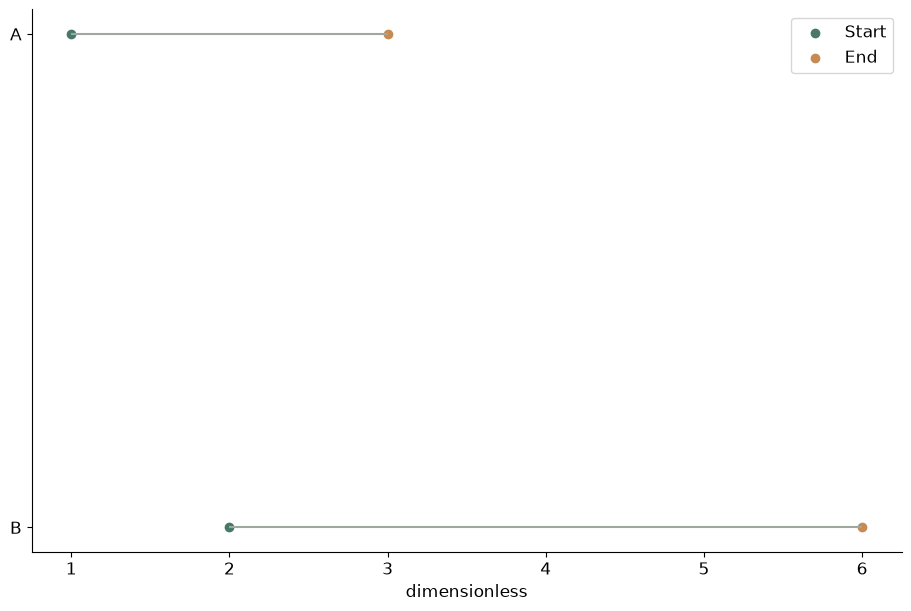

Recreate this plot in Python.
# Tuyan deterministic figure renderer v1; values are immutable source data.
import json
import math
import numpy as np
import matplotlib
matplotlib.use('Agg')
import matplotlib.pyplot as plt
from matplotlib.patches import Circle
from matplotlib.colors import ListedColormap, BoundaryNorm
d = json.loads("{\"type\":\"dumbbell\",\"rows\":[{\"label\":\"A\",\"start\":1,\"end\":3},{\"label\":\"B\",\"start\":2,\"end\":6}],\"units\":{\"value\":\"dimensionless\",\"x\":\"dimensionless\",\"y\":\"dimensionless\",\"size\":\"dimensionless\",\"low\":\"dimensionless\",\"high\":\"dimensionless\",\"start\":\"dimensionless\",\"end\":\"dimensionless\",\"effect\":\"dimensionless\",\"p\":\"dimensionless\",\"mean\":\"dimensionless\",\"fpr\":\"dimensionless\",\"tpr\":\"dimensionless\",\"recall\":\"dimensionless\",\"precision\":\"dimensionless\",\"predicted\":\"dimensionless\",\"observed\":\"dimensionless\",\"count\":\"dimensionless\",\"a\":\"dimensionless\",\"b\":\"dimensionless\",\"se\":\"dimensionless\",\"u\":\"dimensionless\",\"v\":\"dimensionless\",\"time\":\"dimensionless\",\"event\":\"dimensionless\"},\"options\":{\"bandwidth\":0.5,\"bins\":5,\"nullValue\":0,\"initialValue\":0,\"levels\":[0.5,1,1.5]},\"analysis\":{\"method\":\"pca\",\"description\":\"Synthetic precomputed QA values; not a statistical analysis of research data.\",\"pKind\":\"p\"},\"variants\":[],\"pixels\":1024,\"plotStyle\":{\"width\":9,\"height\":6,\"fontSize\":12}}")
r, kind, opt = d['rows'], d['type'], d['options']
plt.rcParams.update({'font.size':d['plotStyle']['fontSize']})
fig, ax = plt.subplots(figsize=(d['plotStyle']['width'], d['plotStyle']['height']), layout='constrained')
fig.set_facecolor('white')
fig._tuyan_target_pixels = d['pixels']
colors = ['#487968','#c58b53','#647da6','#a77592','#a5a659']
labels = [str(row.get('label',i+1)) for i,row in enumerate(r)]
unit = d['units']
def col(name):
    return np.array([row[name] for row in r], dtype=float)
def grouped():
    names = list(dict.fromkeys([str(row.get('group','Data')) for row in r]))
    return names, [np.array([row['value'] for row in r if str(row.get('group','Data')) == name], dtype=float) for name in names]
def density(values):
    # User-specified positive bandwidth; no concealed automatic inference.
    bw=float(opt['bandwidth'])
    grid=np.linspace(float(min(values))-3*bw,float(max(values))+3*bw,256)
    z=(grid[:,None]-values[None,:])/bw
    return grid,np.exp(-0.5*z*z).mean(axis=1)/(bw*math.sqrt(2*math.pi))
if kind in ['bar','dotplot','lollipop','forest']:
    y=np.arange(len(r)); values=col('value')
    if kind=='bar':
        bars=ax.barh(y,values,color=colors[0]); assert np.allclose([b.get_width() for b in bars],values)
    elif kind=='lollipop':
        ax.hlines(y,0,values,color=colors[0]); ax.scatter(values,y,color=colors[0])
    elif kind=='forest':
        ax.errorbar(values,y,xerr=np.vstack([values-col('low'),col('high')-values]),fmt='o',color=colors[0],capsize=3)
        ax.axvline(float(opt['nullValue']),color='#969e96',linestyle='--')
    else: ax.scatter(values,y,color=colors[0])
    ax.set_yticks(y,labels);ax.invert_yaxis();ax.set_xlabel(unit['value'])
elif kind in ['dumbbell','gantt']:
    y=np.arange(len(r));start,end=col('start'),col('end')
    if kind=='gantt': ax.barh(y,end-start,left=start,color=colors[0])
    else:
        ax.hlines(y,start,end,color='#9da99e');ax.scatter(start,y,label=opt.get('startLabel','Start'),color=colors[0]);ax.scatter(end,y,label=opt.get('endLabel','End'),color=colors[1]);ax.legend()
    ax.set_yticks(y,labels);ax.invert_yaxis();ax.set_xlabel(unit['start'])
elif kind=='waterfall':
    values=col('value');start=float(opt['initialValue'])+np.r_[0,np.cumsum(values)[:-1]]
    ax.bar(np.arange(len(r)),values,bottom=start,color=[colors[0] if v>=0 else colors[1] for v in values]);ax.set_xticks(np.arange(len(r)),labels,rotation=30);ax.set_ylabel(unit['value']);ax.axhline(0,color='#adb3a9')
elif kind=='histogram':
    values=col('value');counts,edges=np.histogram(values,bins=opt['bins'])
    assert int(counts.sum())==len(values)
    artists=ax.bar(edges[:-1],counts,width=np.diff(edges),align='edge',color=colors[0],edgecolor='white')
    assert np.allclose([p.get_height() for p in artists],counts)
    ax.set_xlabel(unit['value']);ax.set_ylabel('Count')
elif kind=='stripplot':
    names,groups=grouped()
    for i,values in enumerate(groups):ax.scatter(np.full(len(values),i),values,color=colors[i%len(colors)],s=22,alpha=.7)
    ax.set_xticks(np.arange(len(names)),names);ax.set_ylabel(unit['value'])
elif kind in ['boxplot','violin','raincloud','density','ridgeline']:
    names,groups=grouped()
    if kind=='boxplot': ax.boxplot(groups,whis=1.5,showfliers=True);ax.set_xticks(np.arange(len(names))+1,names);ax.set_ylabel(unit['value'])
    elif kind=='violin':
        # bw_method is explicit to avoid a hidden bandwidth choice.
        ax.violinplot(groups,showmeans=False,showmedians=True,bw_method=float(opt['bandwidth']));ax.set_xticks(np.arange(len(names))+1,names);ax.set_ylabel(unit['value'])
    else:
        for i,values in enumerate(groups):
            grid,pdf=density(values); color=colors[i%len(colors)]
            if kind=='density': ax.plot(grid,pdf,color=color,label=names[i])
            else:
                base=float(i);scale=0.65/max(pdf) if max(pdf)>0 else 1
                ax.fill_between(grid,base,base+pdf*scale,color=color,alpha=0.45)
                if kind=='raincloud':
                    ax.scatter(values,np.full(len(values),base-0.15),color=color,s=15)
                    ax.boxplot([values],positions=[base-0.35],vert=False,widths=.15,whis=1.5,manage_ticks=False)
        ax.set_xlabel(unit['value'])
        if kind=='density':ax.set_ylabel('Density');ax.legend()
        else:ax.set_yticks(np.arange(len(names)),names)
elif kind=='ecdf':
    values=np.sort(col('value')); p=np.arange(1,len(values)+1)/len(values)
    line=ax.step(values,p,where='post',color=colors[0])[0];assert np.allclose(line.get_ydata(),p)
    ax.set_xlabel(unit['value']);ax.set_ylabel('Cumulative proportion');ax.set_ylim(0,1)
elif kind in ['line','area','scatter','bubble','ordination','ma_plot','volcano','roc','pr_curve','calibration','bland_altman','funnel_meta']:
    xname,yname='x','y'
    if kind=='ma_plot':xname,yname='mean','effect'
    if kind=='roc':xname,yname='fpr','tpr'
    if kind=='pr_curve':xname,yname='recall','precision'
    if kind=='calibration':xname,yname='predicted','observed'
    if kind=='funnel_meta':xname,yname='effect','se'
    if kind=='volcano':x=col('effect');y=-np.log10(col('p'));xlabel='Effect ('+unit['effect']+')';ylabel='-log10('+d['analysis']['pKind']+')'
    elif kind=='bland_altman':
        a,b=col('a'),col('b');x=(a+b)/2;y=a-b;bias=np.mean(y);sd=np.std(y,ddof=1)
        for line,label in [(bias,'Mean difference'),(bias-1.96*sd,'Lower agreement limit'),(bias+1.96*sd,'Upper agreement limit')]:ax.axhline(line,color='#9a9f96',linestyle='--',label=label)
        ax.legend(fontsize=8);xlabel='Mean ('+unit['a']+')';ylabel='A - B ('+unit['a']+')'
    else:x,y=col(xname),col(yname);xlabel=xname+' ('+unit[xname]+')';ylabel=yname+' ('+unit[yname]+')'
    if kind in ['line','area','roc','pr_curve','calibration']:
        order=np.lexsort((y,x)) if kind=='roc' else np.argsort(x,kind='stable');x,y=x[order],y[order]
        artist=ax.plot(x,y,color=colors[0],marker='o',markersize=3)[0];assert np.allclose(artist.get_ydata(),y)
        if kind=='area':ax.fill_between(x,0,y,color=colors[0],alpha=.25)
    else:
        artist=ax.scatter(x,y,s=col('size')*float(opt.get('areaScale',20)) if kind=='bubble' else 26,color=colors[0]);assert np.allclose(artist.get_offsets(),np.column_stack([x,y]))
    ax.set_xlabel(xlabel);ax.set_ylabel(ylabel)
    if kind=='bubble':
        handles,legend_labels=artist.legend_elements(prop='sizes',num=3,func=lambda size:size/float(opt.get('areaScale',20)))
        ax.legend(handles,legend_labels,title='Area ('+unit['size']+')',fontsize=8)
    if kind in ['roc','calibration']:ax.plot([0,1],[0,1],linestyle='--',color='#adb3a9');ax.set_xlim(0,1);ax.set_ylim(0,1)
    if kind=='pr_curve':ax.set_xlim(0,1);ax.set_ylim(0,1)
    if kind=='funnel_meta':ax.invert_yaxis()
    if kind=='ordination':ax.text(.01,1.02,d['analysis']['method'].upper(),transform=ax.transAxes,fontsize=10)
elif kind in ['heatmap','adjacency_matrix','correlation_matrix','confusion_matrix','bubble_matrix','binary_matrix']:
    names_y=list(dict.fromkeys([str(row['row']) for row in r]));names_x=list(dict.fromkeys([str(row['column']) for row in r]))
    matrix=np.full((len(names_y),len(names_x)),np.nan)
    for row in r:matrix[names_y.index(str(row['row'])),names_x.index(str(row['column']))]=row['value']
    if kind=='bubble_matrix':
        for row in r:ax.scatter(names_x.index(str(row['column'])),names_y.index(str(row['row'])),s=row['value']*float(opt.get('areaScale',25)),color=colors[0])
        ax.invert_yaxis()
    elif kind=='binary_matrix':
        cmap=ListedColormap(['#f1f3ed','#487968']);cmap.set_bad('#b7b9b2')
        img=ax.pcolormesh(np.arange(len(names_x)+1)-.5,np.arange(len(names_y)+1)-.5,matrix,cmap=cmap,norm=BoundaryNorm([-.5,.5,1.5],2),shading='flat');ax.invert_yaxis();fig.colorbar(img,ax=ax,ticks=[0,1],label='0 absent / 1 present; grey missing')
        assert np.allclose(img.get_array(),matrix,equal_nan=True)
    else:
        img=ax.pcolormesh(np.arange(len(names_x)+1)-.5,np.arange(len(names_y)+1)-.5,matrix,cmap='RdBu_r' if kind=='correlation_matrix' else 'viridis',vmin=-1 if kind=='correlation_matrix' else None,vmax=1 if kind=='correlation_matrix' else None,shading='flat');ax.invert_yaxis();fig.colorbar(img,ax=ax,label=unit['value'])
        assert np.allclose(img.get_array(),matrix,equal_nan=True)
    ax.set_xticks(np.arange(len(names_x)),names_x,rotation=40,ha='right');ax.set_yticks(np.arange(len(names_y)),names_y)
    if kind=='confusion_matrix':ax.set_xlabel('Predicted class');ax.set_ylabel('True class')
elif kind=='pie':
    values=col('value');wedges,_=ax.pie(values,labels=labels,colors=colors,normalize=True)
    assert np.allclose([(w.theta2-w.theta1)/360 for w in wedges],values/sum(values),atol=1e-6)
elif kind=='rose':
    fig.delaxes(ax);ax=fig.add_subplot(111,projection='polar');values=col('value');theta=np.arange(len(r))*2*np.pi/len(r)
    ax.bar(theta,np.sqrt(values),width=2*np.pi/len(r),color=colors[0],edgecolor='white');ax.set_xticks(theta,labels);ax.set_ylabel('Radius = sqrt(value)')
elif kind in ['gene_track','protein_domain']:
    start,end=col('start'),col('end');ax.barh(np.arange(len(r)),end-start,left=start,color=colors[0]);ax.set_yticks(np.arange(len(r)),labels);ax.set_xlabel(unit['start']);ax.invert_yaxis()
elif kind=='vector_field':
    artist=ax.quiver(col('x'),col('y'),col('u'),col('v'),angles='xy',scale_units='xy',scale=1,color=colors[0]);ax.set_xlabel(unit['x']);ax.set_ylabel(unit['y']);ax.set_aspect('equal')
elif kind=='contour':
    xs=np.unique(col('x'));ys=np.unique(col('y'));z=np.full((len(ys),len(xs)),np.nan)
    for row in r:z[list(ys).index(row['y']),list(xs).index(row['x'])]=row['value']
    cs=ax.contour(xs,ys,z,levels=opt['levels'])
    for label in ax.clabel(cs,inline=False,fontsize=8):label.set_bbox({'facecolor':'white','edgecolor':'none','pad':1})
    ax.set_xlabel(unit['x']);ax.set_ylabel(unit['y'])
elif kind=='kaplan_meier':
    names=list(dict.fromkeys([str(row.get('group','Data')) for row in r]))
    for i,name in enumerate(names):
        data=[row for row in r if str(row.get('group','Data'))==name];times=sorted(set(row['time'] for row in data));xs=[0.];ys=[1.];s=1.
        for t in times:
            risk=sum(row['time']>=t for row in data);events=sum(row['time']==t and row['event']==1 for row in data)
            s=s*(1-events/risk);xs.append(t);ys.append(s)
            cens=sum(row['time']==t and row['event']==0 for row in data)
            if cens:ax.plot(t,s,marker='+',color=colors[i%len(colors)])
        ax.step(xs,ys,where='post',label=name,color=colors[i%len(colors)])
    ax.set_ylim(0,1.03);ax.set_ylabel('Survival probability (no CI estimated)');ax.set_xlabel(unit['time']);ax.legend()
elif kind in ['venn','upset']:
    names=[row['set'] for row in r];sets=[set(row['members']) for row in r];members=set().union(*sets);counts={}
    for item in members:
        mask=tuple(item in s for s in sets);counts[mask]=counts.get(mask,0)+1
    if kind=='venn':
        for x,color,name in [(0.4,colors[0],names[0]),(.65,colors[1],names[1])]:ax.add_patch(Circle((x,.5),.23,facecolor=color,alpha=.25));ax.text(x,.78,name,ha='center')
        for x,key in [(.29,(True,False)),(.525,(True,True)),(.76,(False,True))]:ax.text(x,.5,str(counts.get(key,0)),ha='center')
        ax.set_xlim(0,1.05);ax.set_ylim(0,1);ax.set_aspect('equal');ax.axis('off');ax.text(.5,.1,'Areas are schematic; labels show exact counts',ha='center',fontsize=8)
    else:
        masks=sorted(counts,key=lambda m:(-counts[m],m));ax.bar(np.arange(len(masks)),[counts[m] for m in masks],color=colors[0]);ax.set_xticks(np.arange(len(masks)),[' & '.join(names[i] for i,v in enumerate(m) if v) for m in masks],rotation=35,ha='right');ax.set_ylabel('Exclusive intersection size')
        # Membership matrix below bars is necessary to distinguish UpSet from a bar chart.
        matrix_ax=ax.inset_axes([0,-.48,1,.27]);matrix_ax.set_xlim(-.5,len(masks)-.5)
        for j,m in enumerate(masks):
            ys=[i for i,v in enumerate(m) if v];matrix_ax.plot([j]*len(ys),ys,color=colors[0]);matrix_ax.scatter([j]*len(names),np.arange(len(names)),color=[colors[0] if v else '#dde1d8' for v in m])
        matrix_ax.set_yticks(np.arange(len(names)),names);matrix_ax.set_xticks([]);matrix_ax.invert_yaxis()

checks={}
computed={}
def audit(name,actual,expected,atol=1e-8):
    a=np.asarray(actual,dtype=float);e=np.asarray(expected,dtype=float)
    assert a.shape==e.shape and np.allclose(a,e,rtol=1e-7,atol=atol,equal_nan=True), 'Numeric artist mismatch: '+name
    mask=np.isfinite(a)&np.isfinite(e)
    error=float(np.max(np.abs(a[mask]-e[mask]))) if np.any(mask) else 0.
    checks[name]={'count':int(a.size),'absoluteError':error,'passed':True}
if kind=='bar':audit('bar_widths',[p.get_width() for p in ax.patches],col('value'))
elif kind in ['dotplot','lollipop']:audit('point_values',ax.collections[-1].get_offsets()[:,0],col('value'))
elif kind=='forest':
    audit('point_estimates',ax.lines[0].get_xdata(),col('value'))
    audit('intervals',np.array(ax.collections[0].get_segments())[:,:,0],np.column_stack([col('low'),col('high')]))
elif kind=='dumbbell':
    audit('start_points',ax.collections[1].get_offsets()[:,0],col('start'));audit('end_points',ax.collections[2].get_offsets()[:,0],col('end'))
elif kind=='gantt':
    audit('interval_start',[p.get_x() for p in ax.patches],col('start'));audit('interval_width',[p.get_width() for p in ax.patches],col('end')-col('start'))
elif kind=='waterfall':
    audit('increments',[p.get_height() for p in ax.patches],col('value'));audit('cumulative_baselines',[p.get_y() for p in ax.patches],float(opt['initialValue'])+np.r_[0,np.cumsum(col('value'))[:-1]])
    computed['cumulativeValues']=(float(opt['initialValue'])+np.cumsum(col('value'))).tolist()
elif kind=='histogram':
    audit('bin_heights',[p.get_height() for p in ax.patches],counts);audit('total_count',[sum(p.get_height() for p in ax.patches)],[len(r)]);computed['binEdges']=edges.tolist();computed['binCounts']=counts.tolist()
elif kind=='stripplot':
    for i,values in enumerate(groups):audit('observations_'+str(i),ax.collections[i].get_offsets()[:,1],values)
elif kind=='boxplot':
    for i,values in enumerate(groups):audit('median_'+str(i),ax.lines[i*7+5].get_ydata(),[np.median(values)]*2)
elif kind=='violin':
    medians=ax.collections[-1].get_segments();audit('medians',[x[0,1] for x in medians],[np.median(v) for v in groups])
elif kind in ['density','ridgeline','raincloud']:
    computed['bandwidth']=float(opt['bandwidth']);computed['groupSizes']=[len(v) for v in groups]
    for i,values in enumerate(groups):
        grid,pdf=density(values)
        if kind=='density':audit('density_'+str(i),ax.lines[i].get_ydata(),pdf)
        else:
            top=np.column_stack([grid,i+pdf*(.65/max(pdf))]);bottom=np.column_stack([grid,np.full(len(grid),i)])
            expected=np.vstack([top[0],bottom,top[-1],top[::-1],top[0]])
            audit('density_polygon_'+str(i),ax.collections[i*(2 if kind=='raincloud' else 1)].get_paths()[0].vertices,expected)
        if kind=='raincloud':audit('observations_'+str(i),ax.collections[i*2+1].get_offsets()[:,0],values)
elif kind=='ecdf':
    audit('ecdf_sorted_values',ax.lines[0].get_xdata(),np.sort(col('value')));audit('ecdf_probability',ax.lines[0].get_ydata(),np.arange(1,len(r)+1)/len(r))
elif kind in ['line','area','roc','pr_curve','calibration']:audit('plotted_xy',np.column_stack([artist.get_xdata(),artist.get_ydata()]),np.column_stack([x,y]))
elif kind in ['scatter','bubble','ordination','ma_plot','volcano','bland_altman','funnel_meta']:
    audit('point_coordinates',artist.get_offsets(),np.column_stack([x,y]))
    if kind=='bubble':audit('marker_area',artist.get_sizes(),col('size')*float(opt.get('areaScale',20)))
    if kind=='volcano':computed['negativeLog10P']=y.tolist()
    if kind=='bland_altman':
        audit('agreement_limits',[ln.get_ydata()[0] for ln in ax.lines[:3]],[bias,bias-1.96*sd,bias+1.96*sd]);computed.update({'meanDifference':float(bias),'sampleSdDifference':float(sd),'limits':[float(bias-1.96*sd),float(bias+1.96*sd)]})
elif kind in ['heatmap','adjacency_matrix','correlation_matrix','confusion_matrix','binary_matrix']:audit('matrix_cells',img.get_array(),matrix);computed['missingCells']=int(np.isnan(matrix).sum())
elif kind=='bubble_matrix':audit('marker_areas',[c.get_sizes()[0] for c in ax.collections],col('value')*float(opt.get('areaScale',25)))
elif kind=='pie':audit('angular_proportions',[(w.theta2-w.theta1)/360 for w in wedges],col('value')/sum(col('value')),1e-6)
elif kind=='rose':audit('area_proportions',[p.get_height()**2 for p in ax.patches],col('value'))
elif kind=='vector_field':audit('vectors',np.column_stack([artist.U,artist.V]),np.column_stack([col('u'),col('v')]))
elif kind=='contour':
    audit('contour_levels',cs.levels,opt['levels'])
    for level,path in zip(cs.levels,cs.get_paths()):
        points=path.vertices
        if len(points)==0:continue
        assert np.all(points[:,0]>=xs[0]) and np.all(points[:,0]<=xs[-1]) and np.all(points[:,1]>=ys[0]) and np.all(points[:,1]<=ys[-1]), 'Contour outside data grid'
        ix=np.clip(np.searchsorted(xs,points[:,0],side='right')-1,0,len(xs)-2);iy=np.clip(np.searchsorted(ys,points[:,1],side='right')-1,0,len(ys)-2)
        tx=(points[:,0]-xs[ix])/(xs[ix+1]-xs[ix]);ty=(points[:,1]-ys[iy])/(ys[iy+1]-ys[iy])
        interpolated=(1-tx)*(1-ty)*z[iy,ix]+tx*(1-ty)*z[iy,ix+1]+(1-tx)*ty*z[iy+1,ix]+tx*ty*z[iy+1,ix+1]
        audit('contour_vertices_'+str(float(level)),interpolated,np.full(len(points),level))
    computed['gridShape']=list(z.shape)
elif kind=='kaplan_meier':
    survival_lines=[ln for ln in ax.lines if ln.get_drawstyle()=='steps-post']
    for i,name in enumerate(names):
        data=[row for row in r if str(row.get('group','Data'))==name];prob=1.;expected=[1.]
        for t in sorted(set(row['time'] for row in data)):
            prob*=1-sum(row['time']==t and row['event']==1 for row in data)/sum(row['time']>=t for row in data);expected.append(prob)
        audit('survival_'+str(i),survival_lines[i].get_ydata(),expected)
        computed[name]={'survival':expected}
elif kind=='venn':audit('intersection_labels',[float(t.get_text()) for t in ax.texts[2:5]],[counts.get((True,False),0),counts.get((True,True),0),counts.get((False,True),0)])
elif kind=='upset':audit('exclusive_intersections',[p.get_height() for p in ax.patches],[counts[m] for m in masks]);audit('union_size',[sum(p.get_height() for p in ax.patches)],[len(members)])
assert checks, 'Missing numeric audit for '+kind
fig._tuyan_validation={'typeId':kind,'checks':checks,'computations':computed,'analysis':d['analysis'],'suppliedFields':list(r[0]),'dataSourcePolicy':'User supplied values; artist checks do not establish source authenticity or study validity.'}

for collection in fig.findobj(matplotlib.collections.Collection):collection.set_rasterized(False)
for spine in ['top','right']:
    if spine in ax.spines: ax.spines[spine].set_visible(False)
